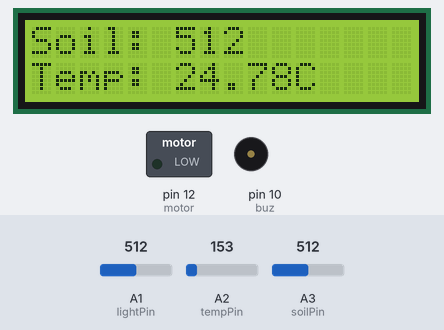
A sketch run on a simulated Arduino Uno, built with avr-gcc and run on an emulated ATmega328P. Shown: 16×2 character LCD, switched loads named in the sketch (green lamp = pin HIGH), buzzer (waves = sounding, pin HIGH). Inputs (shaded band) come from the test bench; at power-on: A3 (soilPin) = 512, A1 (lightPin) = 512, A2 (tempPin) = 153. What the sketch prints to the serial monitor is not drawn.

Above: at 2.2 s.
2.3 s: A3 (soilPin) set to 488
At 8.7 s:
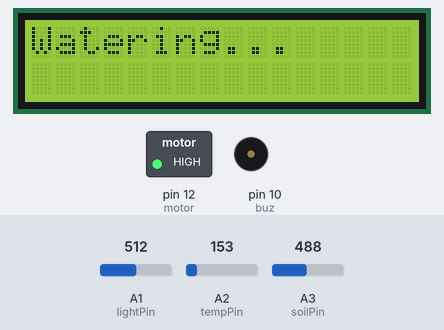
13.1 s: A1 (lightPin) set to 309
19.3 s: A1 (lightPin) set to 292
At 24.1 s:
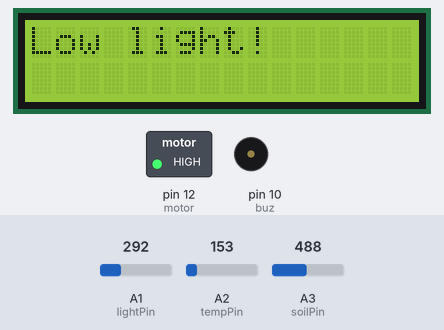
30.1 s: A3 (soilPin) set to 510
At 34.3 s:
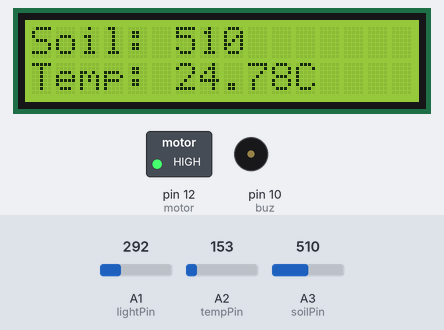
40.8 s: A2 (tempPin) set to 165
At 46.0 s:
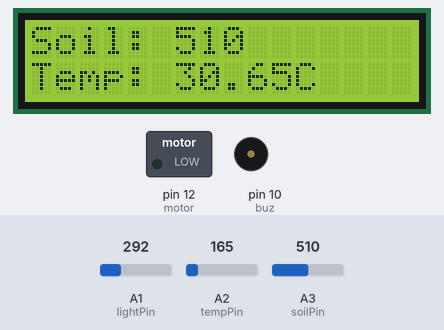
48.8 s: A2 (tempPin) set to 175
At 51.8 s:
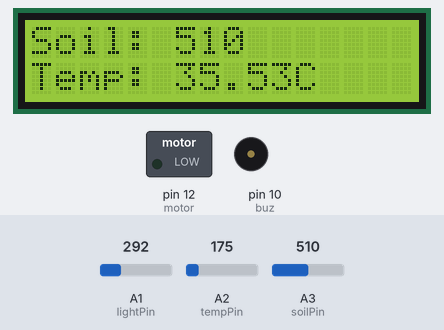
Timing chart, 0 to 53.3 s (numbered marks = the images above; inputs shaded):
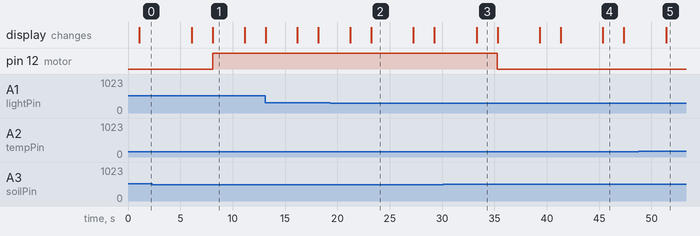

The sketch:

simple_arduino_monitoring_system.ino
```cpp
#include <string.h>
#include <LiquidCrystal.h>

LiquidCrystal lcd(5, 4, 3, 2, A4, A5);

// Wi-Fi and API settings
String ssid     = "Simulator Wifi";
String password = "";  // No password for virtual Wi-Fi
String host     = "api.thingspeak.com";
const int httpPort   = 80;
String uri     = "/channels/1158746/fields/1.json?api_key=08OT7TXVC7502XG9&results=2";

// Pin definitions
int motor = 12;
int buz = 10;
const int soilPin = A3;    // Soil Moisture Sensor pin
const int tempPin = A2;    // TMP36 Temperature sensor pin
const int lightPin = A1;   // Photoresistor pin

// ESP8266 setup function
int setupESP8266(void) {
  Serial.begin(115200);
  Serial.println("AT");  // Begin serial communication with ESP8266
  delay(10);
  if (!Serial.find("OK")) return 1;

  Serial.println("AT+CWJAP=\"" + ssid + "\",\"" + password + "\"");
  delay(10);
  if (!Serial.find("OK")) return 2;

  Serial.println("AT+CIPSTART=\"TCP\",\"" + host + "\"," + httpPort);
  delay(50);
  if (!Serial.find("OK")) return 3;

  return 0;
}

// Function to read data from sensors and handle actions
void readSensors(void) {
  // Read Soil Moisture
  int soilValue = analogRead(soilPin);
  Serial.print("Soil Moisture: ");
  Serial.println(soilValue);

  // Read Temperature from TMP36
  int tempValue = analogRead(tempPin);
  float voltage = tempValue * (5.0 / 1023.0);  // Convert ADC value to voltage
  float temperature = (voltage - 0.5) * 100.0;  // Convert voltage to Celsius
  Serial.print("Temperature: ");
  Serial.print(temperature);
  Serial.println(" °C");

  // Read Light Level from Photoresistor
  int lightValue = analogRead(lightPin);
  Serial.print("Light Level: ");
  Serial.println(lightValue);

  // Display sensor data on LCD
  lcd.clear();
  lcd.setCursor(0, 0);
  lcd.print("Soil: " + String(soilValue));
  lcd.setCursor(0, 1);
  lcd.print("Temp: " + String(temperature) + "C");
  delay(2000);  // Update every 2 seconds

  // Actuation logic for soil moisture
  if (soilValue < 500) {  // If soil is dry
    digitalWrite(motor, HIGH);  // Turn on the motor
    digitalWrite(buz, LOW);     // Turn off the buzzer
    lcd.clear();
    lcd.setCursor(0, 0);
    lcd.print("Watering...");  // Display watering message
  } else {
    digitalWrite(motor, LOW);  // Turn off the motor
  }

  // Actuation logic for light levels
  if (lightValue < 300) {  // If light level is low
    lcd.clear();
    lcd.setCursor(0, 0);
    lcd.print("Low light!");  // Display low light message
    delay(1000);
  }
}

// Function to send data to ThingSpeak (can be customized or omitted)
void sendDataToThingSpeak(void) {
  String httpPacket = "GET " + uri + " HTTP/1.1\r\nHost: " + host + "\r\n\r\n";
  int length = httpPacket.length();

  Serial.print("AT+CIPSEND=");
  Serial.println(length);
  delay(10);

  Serial.print(httpPacket);
  delay(10);

  String ch = Serial.readString();
  Serial.println(ch);
  if (!Serial.find("SEND OK\r\n")) return;
}

void setup() {
  // Initialize everything
  setupESP8266();
  pinMode(motor, OUTPUT);
  pinMode(buz, OUTPUT);
  lcd.begin(16, 2);
  lcd.setCursor(0, 0);
}

void loop() {
  // Read sensors and display values
  readSensors();

  // Send data to ThingSpeak (optional, can be commented out for local usage)
  sendDataToThingSpeak();

  delay(1000);  // Loop delay
}
```

Measured:
- the behaviour switches between 500 and 499 on A3 (soilPin) (found by bisection; images 0 and 1)
- the behaviour switches between 300 and 299 on A1 (lightPin) (found by bisection; images 1 and 2)
- after the input at 2.3 s, pin 12 (motor): LOW → HIGH after 5.8 s; the display: first changes after 3.8 s (image 1 shows a later state)
- after the input at 19.3 s, the display: first differs from a run without the input after 3.9 s (image 2)
- after the input at 30.1 s, pin 12 (motor): HIGH → LOW after 5.2 s; the display: changes after 3.2 s (image 3)
- after the input at 40.8 s, the display: first differs from a run without the input after 4.6 s (image 4)
- after the input at 48.8 s, the display: changes after 2.6 s (image 5)
